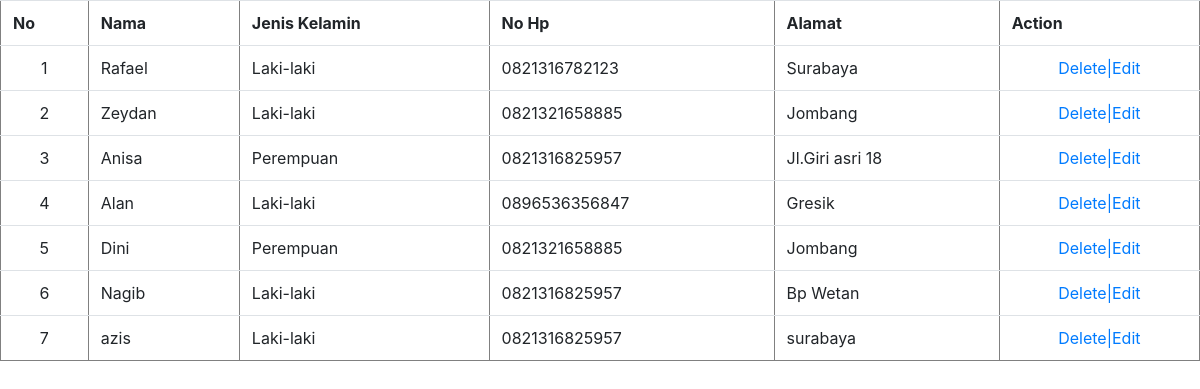
The app's page /list_pel.php with its own data.
### tables this page shows
CREATE TABLE `pelanggan` (
  `id` int(25) NOT NULL AUTO_INCREMENT,
  `nama` varchar(25) DEFAULT NULL,
  `jenis_kel` enum('l','p') DEFAULT NULL,
  `no_hp` char(13) DEFAULT NULL,
  `alamat` varchar(25) DEFAULT NULL,
  PRIMARY KEY (`id`)
);

### list_pel.php (the view, shortened to what this page needs)
<?php
include("koneksi.php");
?>
<link rel='stylesheet' href='style/css/bootstrap.min.css'>
<table border=1 class='table' cellpadding=5>
<tr>
<th>No</th>
<th>Nama</th>
<th>Jenis Kelamin</th>
<th>No Hp</th>
<th>Alamat</th>
<th>Action</th>
</tr>
<?php
$no=1;
$query="SELECT * FROM pelanggan";
$p=mysqli_query($con,$query);
while($d=mysqli_fetch_array($p)){
	?>
	<tr>
	<td><center><?php echo $no++; ?></center></td>
	<td><?php echo $d["nama"];?></td>
	<td><?php if($d["jenis_kel"]=="l")echo "Laki-laki";else echo "Perempuan"?></td>
	<td><?php echo $d["no_hp"];?></td>
	<td><?php echo $d["alamat"];?></td>
	<td align=center><a href='delete_pel.php?id=<?php echo $d["id"];?>'>Delete|</a><a href='edit_pel.php?id=<?php echo $d["id"];?>'>Edit</td>
	</tr>
<?php
}
?>
	</table>

### list_pel.php (style rules this page uses)
.table { border-collapse:collapse; width:100%; }

### records on screen
pelanggan: nama "Rafael", jenis_kel "Laki-laki", no_hp "0821316782123", alamat "Surabaya"
pelanggan: nama "Zeydan", jenis_kel "Laki-laki", no_hp "0821321658885", alamat "Jombang"
pelanggan: nama "Anisa", jenis_kel "Perempuan", no_hp "0821316825957", alamat "Jl.Giri asri 18"
pelanggan: nama "Alan", jenis_kel "Laki-laki", no_hp "0896536356847", alamat "Gresik"
pelanggan: nama "Dini", jenis_kel "Perempuan", no_hp "0821321658885", alamat "Jombang"
pelanggan: nama "Nagib", jenis_kel "Laki-laki", no_hp "0821316825957", alamat "Bp Wetan"
pelanggan: nama "azis", jenis_kel "Laki-laki", no_hp "0821316825957", alamat "surabaya"
